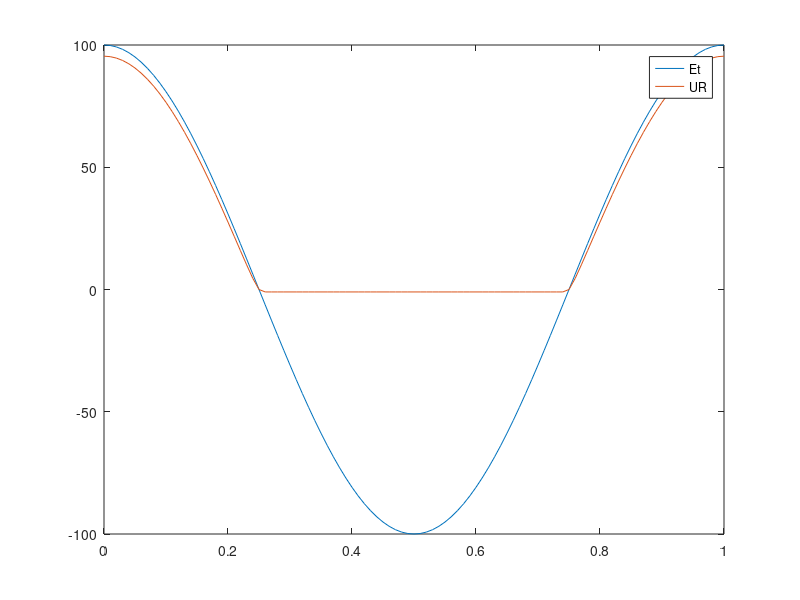

MATLAB code to generate this figure:
function lab5
global E R i0 a
R=1; i0=1; a=1;
t=0:0.01:1;
Et=100*cos(2*pi*t);

URm=[];
for E=Et
    UR=newmet5;
    URm=[URm,UR];
end
plot(t,Et,t,URm)
legend('Et','UR')

function x0=newmet5
epsilon=1e-3;
x0=0;
delta=funx(x0)/fund(x0);
while(abs(delta)>epsilon)
    delta=funx(x0)/fund(x0);
    x0=x0-delta;
end

function fx = funx(UR)
global a E R i0
fx=i0*(exp(a*(E-UR))-1)-UR/R;

function fx = fund(UR)
global E R i0 a
fx=- 1/R - a*i0*exp(a*(E - UR));
